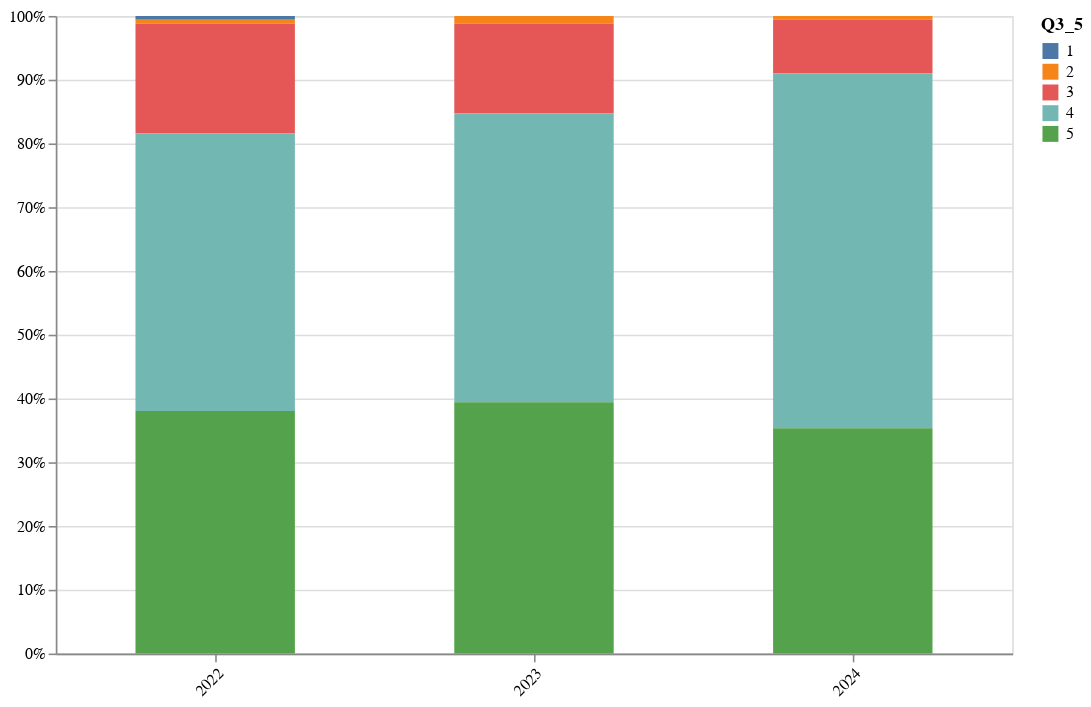

Notebook code cell kept with this figure:
### Code cell
# 
# 다. 연구자의 연구윤리 준수 영향 요인별
# 
print("부정행위 검증 및 제재")

title ="Q3_5"

# 1) counting
_2022 = pl.DataFrame({
    title: importance,
    "2022": [1, 1, 28, 71, 62],
})

_2023 = pl.DataFrame({
    title: importance,
    "2023": [0, 2, 24, 77, 67],
})

_2024 = df.group_by(title).len().sort(title)

data = get(title, _2022, _2023, importance)
draw_graph(data, title, "부정행위 검증 및 제재")

### Figure 1 — Vega-Lite specification as saved in the notebook (floating-point values rounded to 4 significant figures)
{"config": {"view": {"continuousWidth": 300, "continuousHeight": 300}}, "data": {"name": "data-e9fac3165e4c7dcd9dd79ab0e128c6d8"}, "mark": {"type": "bar", "size": 100}, "encoding": {"color": {"field": "Q3_5", "title": "Q3_5", "type": "nominal"}, "tooltip": [{"field": "Q3_5", "type": "quantitative"}, {"field": "Year", "type": "nominal"}, {"field": "Count", "type": "quantitative"}], "x": {"axis": {"labelAngle": -45}, "field": "Year", "title": null, "type": "ordinal"}, "y": {"field": "Count", "stack": "normalize", "title": null, "type": "quantitative"}}, "height": 400, "width": 600, "$schema": "https://vega.github.io/schema/vega-lite/v5.20.1.json", "datasets": {"data-e9fac3165e4c7dcd9dd79ab0e128c6d8": [{"Q3_5": 1, "Year": "2022", "Count": 1}, {"Q3_5": 2, "Year": "2022", "Count": 1}, {"Q3_5": 3, "Year": "2022", "Count": 28}, {"Q3_5": 4, "Year": "2022", "Count": 71}, {"Q3_5": 5, "Year": "2022", "Count": 62}, {"Q3_5": 1, "Year": "2023", "Count": 0}, {"Q3_5": 2, "Year": "2023", "Count": 2}, {"Q3_5": 3, "Year": "2023", "Count": 24}, {"Q3_5": 4, "Year": "2023", "Count": 77}, {"Q3_5": 5, "Year": "2023", "Count": 67}, {"Q3_5": 1, "Year": "2024", "Count": 0}, {"Q3_5": 2, "Year": "2024", "Count": 1}, {"Q3_5": 3, "Year": "2024", "Count": 14}, {"Q3_5": 4, "Year": "2024", "Count": 93}, {"Q3_5": 5, "Year": "2024", "Count": 59}]}}
